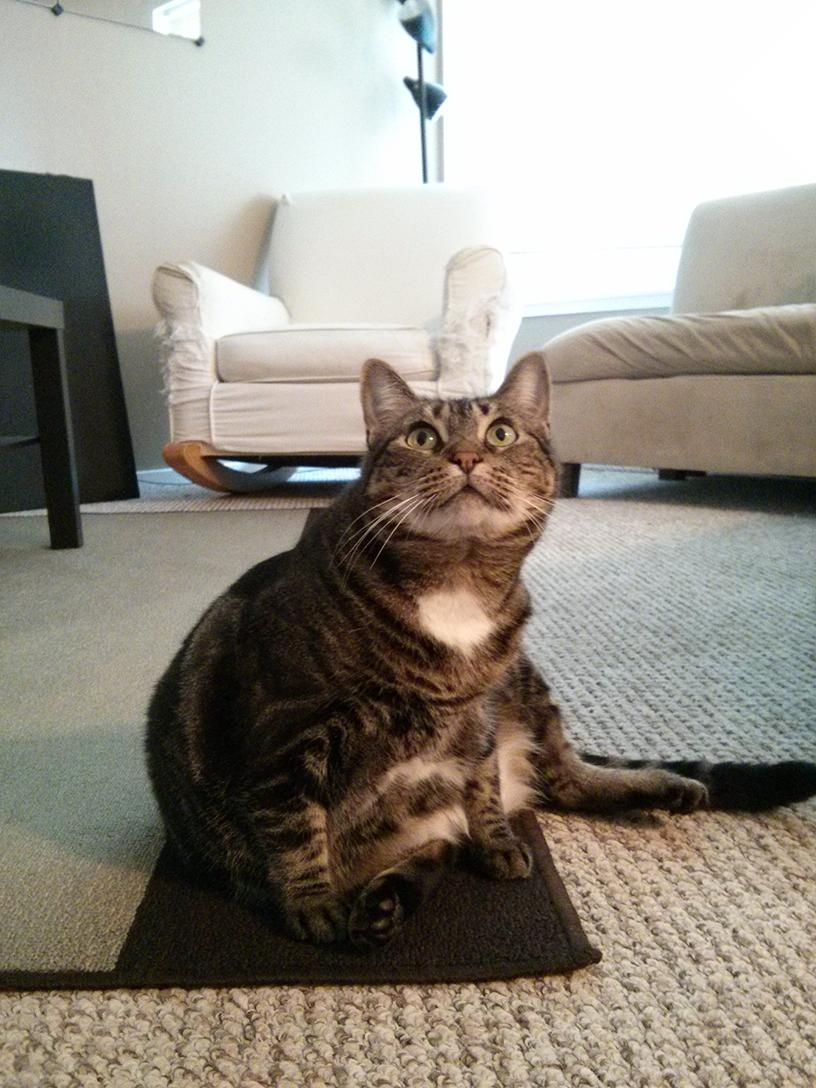
#> input picture 19_opencv/zophie.jpg, 816 x 1088 px
$ python cv12.py
#> lines starting #> are read from the running program, lines starting #| are printed output that depends on the picture
import cv2

#トリミング
img = cv2.imread("zophie.jpg")
#> img is the input picture: shape (1088, 816, 3); mean B, G, R 131.1, 141, 147

x = 335
y = 345
width = 230
height = 230

#スライス
dst1 = img[y: (y + height), x: (x + width)]
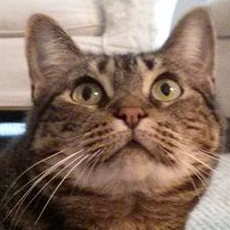
#> dst1: shape (230, 230, 3); mean B, G, R 98.2, 112.5, 136.3

cv2.imwrite("img/trim.jpg",dst1)
